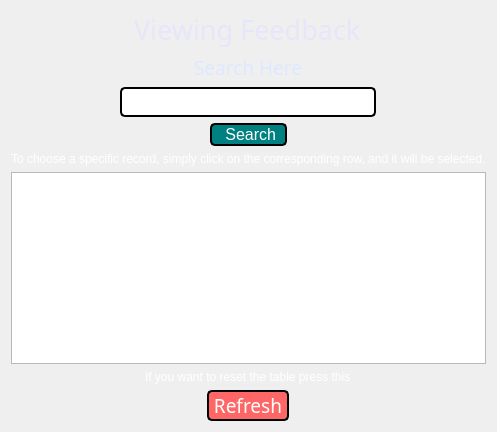
          <widget class="QWidget" name="page_23">
           <layout class="QVBoxLayout" name="verticalLayout_20">
            <item alignment="Qt::AlignHCenter">
             <widget class="QLabel" name="label_88">
              <property name="maximumSize">
               <size>
                <width>16777215</width>
                <height>60</height>
               </size>
              </property>
              <property name="font">
               <font>
                <family>Copperplate Gothic Bold</family>
                <pointsize>20</pointsize>
                <weight>50</weight>
                <italic>false</italic>
                <bold>false</bold>
               </font>
              </property>
              <property name="styleSheet">
               <string notr="true">color:rgb(230, 230, 250)








</string>
              </property>
              <property name="text">
               <string>Viewing Feedback</string>
              </property>
             </widget>
            </item>
            <item alignment="Qt::AlignHCenter">
             <widget class="QLabel" name="label_89">
              <property name="maximumSize">
               <size>
                <width>16777215</width>
                <height>30</height>
               </size>
              </property>
              <property name="font">
               <font>
                <family>Franklin Gothic Demi</family>
                <pointsize>14</pointsize>
               </font>
              </property>
              <property name="styleSheet">
               <string notr="true">color:rgb(221, 232, 255)

</string>
              </property>
              <property name="text">
               <string>Search Here</string>
              </property>
             </widget>
            </item>
            <item alignment="Qt::AlignHCenter">
             <widget class="QPlainTextEdit" name="plainTextEdit_35">
              <property name="maximumSize">
               <size>
                <width>300</width>
                <height>30</height>
               </size>
              </property>
              <property name="statusTip">
               <string>Search Bar</string>
              </property>
              <property name="styleSheet">
               <string notr="true">background-color: rgb(255, 255, 255);
border: 2px solid black;
    border-radius: 5px;</string>
              </property>
              <property name="undoRedoEnabled">
               <bool>true</bool>
              </property>
              <property name="plainText">
               <string/>
              </property>
              <property name="overwriteMode">
               <bool>false</bool>
              </property>
              <property name="centerOnScroll">
               <bool>false</bool>
              </property>
             </widget>
            </item>
            <item alignment="Qt::AlignHCenter">
             <widget class="QPushButton" name="pushButton_30">
              <property name="font">
               <font>
                <pointsize>12</pointsize>
               </font>
              </property>
              <property name="styleSheet">
               <string notr="true">QPushButton {
    background-color: rgb(0, 128, 128); /* Teal Blue */
    border: none;
    color: white;
    border: 2px solid black;
    border-radius: 5px;
}

QPushButton:hover {
    background-color: rgb(0, 100, 100); /* Darker Teal Blue on hover */
    color: white;
}

QPushButton:pressed {	
    background-color: rgb(0, 80, 80); /* Dark Teal Blue on press */
    color: white;
}
</string>
              </property>
              <property name="text">
               <string>   Search  </string>
              </property>
             </widget>
            </item>
            <item alignment="Qt::AlignHCenter">
             <widget class="QLabel" name="label_84">
              <property name="font">
               <font>
                <pointsize>9</pointsize>
               </font>
              </property>
              <property name="styleSheet">
               <string notr="true">color:white</string>
              </property>
              <property name="text">
               <string>To choose a specific record, simply click on the corresponding row, and it will be selected.</string>
              </property>
             </widget>
            </item>
            <item>
             <widget class="QTableView" name="tableView_12">
              <property name="alternatingRowColors">
               <bool>true</bool>
              </property>
             </widget>
            </item>
            <item alignment="Qt::AlignHCenter">
             <widget class="QLabel" name="label_68">
              <property name="font">
               <font>
                <pointsize>9</pointsize>
               </font>
              </property>
              <property name="styleSheet">
               <string notr="true">color:white</string>
              </property>
              <property name="text">
               <string>If you want to reset the table press this</string>
              </property>
             </widget>
            </item>
            <item alignment="Qt::AlignHCenter">
             <widget class="QPushButton" name="pushButton_25">
              <property name="font">
               <font>
                <family>Arial Rounded MT Bold</family>
                <pointsize>14</pointsize>
               </font>
              </property>
              <property name="styleSheet">
               <string notr="true">QPushButton {
    background-color: rgb(255, 102, 102); /* Coral Pink */
    border: none;
    color: white;
    border: 2px solid black;
    border-radius: 5px;
}

QPushButton:hover {
    background-color: rgb(255, 82, 82); /* Darker Coral Pink on hover */
    color: white;
}

QPushButton:pressed {	
    background-color: rgb(255, 62, 62); /* Dark Coral Pink on press */
    color: white;
}
</string>
              </property>
              <property name="text">
               <string> Refresh </string>
              </property>
             </widget>
            </item>
           </layout>
          </widget>
